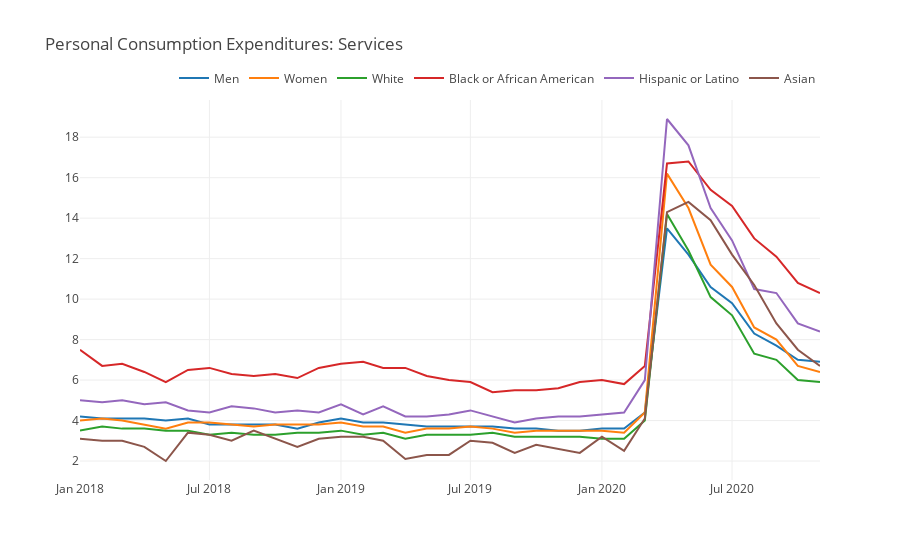

Notebook code for this chart:
### Code cell
df = pdr.get_data_fred(['LNS14000001','LNS14000002','LNS14000003','LNS14000006','LNS14000009','LNU04032183'], start=dt.datetime(2018,1,1), end=end)

fig5 = go.Figure()

fig5.add_trace(go.Scatter(x=df.index, y=df['LNS14000001'], name='Men'))
fig5.add_trace(go.Scatter(x=df.index, y=df['LNS14000002'], name='Women'))
fig5.add_trace(go.Scatter(x=df.index, y=df['LNS14000003'], name='White'))
fig5.add_trace(go.Scatter(x=df.index, y=df['LNS14000006'], name='Black or African American'))
fig5.add_trace(go.Scatter(x=df.index, y=df['LNS14000009'], name='Hispanic or Latino'))
fig5.add_trace(go.Scatter(x=df.index, y=df['LNU04032183'], name='Asian'))

fig5.update_layout(template='none', 
                   title='Personal Consumption Expenditures: Services', 
                   title_x=0.05, 
                   height=600, 
                   autosize=True,
                   legend=dict(
                       orientation="h",
                       yanchor="bottom",
                       y=1.02,
                       xanchor="right",
                       x=1))

#fig4.update_yaxes(title_text="Thousands of People",tickformat=",")
